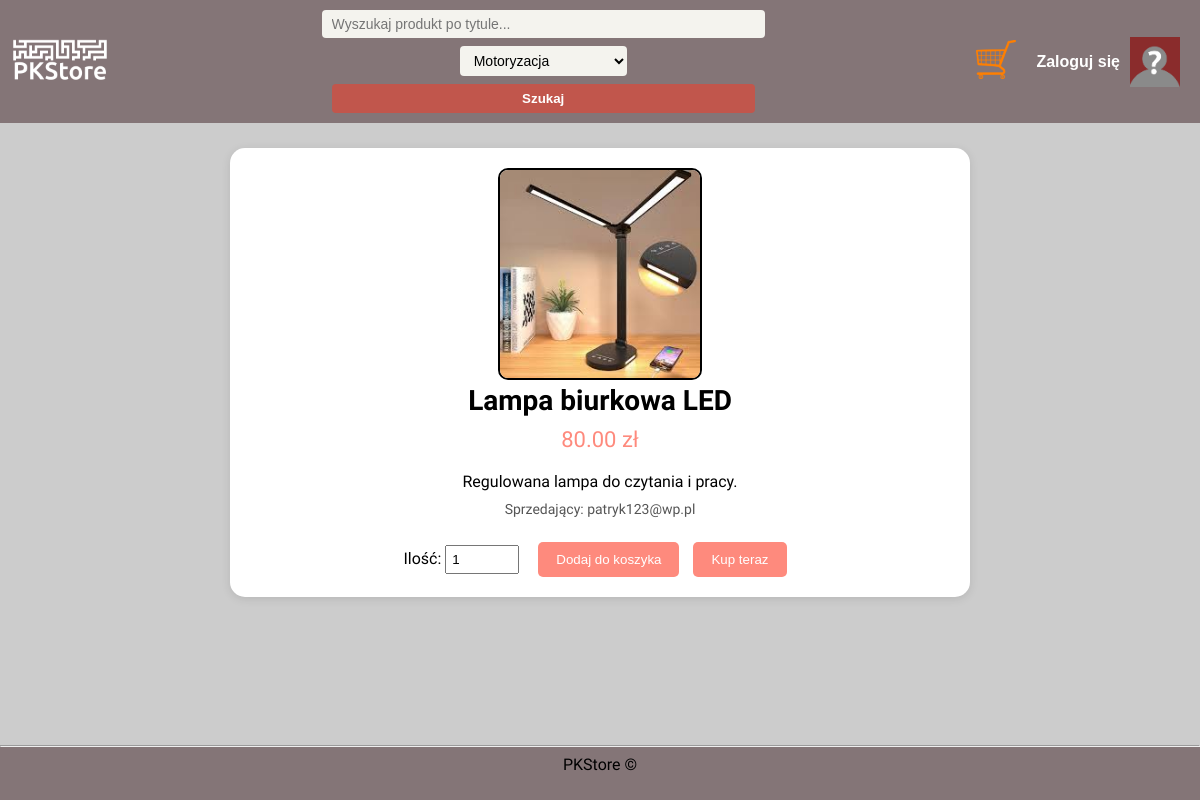
The page /produkt.php?id=43 on the database its author committed.
### tables this page shows
CREATE TABLE `produkty` (
  `id` int NOT NULL,
  `nazwa` varchar(255) NOT NULL,
  `opis` text,
  `cena` decimal(10,2) NOT NULL,
  `zdjecie` varchar(255) DEFAULT NULL,
  `id_kategoria` int DEFAULT NULL,
  `tagi` varchar(255) DEFAULT NULL,
  `id_sprzedajacego` int DEFAULT NULL,
  `data_dodania` datetime DEFAULT CURRENT_TIMESTAMP,
  `data_wygasniecia` datetime DEFAULT NULL
);

CREATE TABLE `uzytkownicy` (
  `id` int NOT NULL,
  `email` varchar(255) NOT NULL,
  `haslo` varchar(255) NOT NULL,
  `imie` varchar(100) DEFAULT NULL,
  `nazwisko` varchar(100) DEFAULT NULL,
  `rola` enum('uzytkownik','admin') DEFAULT 'uzytkownik',
  `data_rejestracji` datetime DEFAULT CURRENT_TIMESTAMP
);

### produkt.php (the view, shortened to what this page needs)
<?php
$conn = new mysqli("localhost", "root", "newpassword", "pkstore");
$productId = intval($_GET['id']);
$stmt = $conn->prepare("
    SELECT p.*, u.email AS sprzedajacy_email, p.id_sprzedajacego
    FROM produkty p
    LEFT JOIN uzytkownicy u ON p.id_sprzedajacego = u.id
    WHERE p.id = ?
");
$stmt->bind_param("i", $productId);
$stmt->execute();
$result76 = $stmt->get_result();
$row76 = $result76->fetch_assoc();
$image76 = !empty($row76['zdjecie']) ? htmlspecialchars($row76['zdjecie']) : 'unknown.jpg';
?>
<!DOCTYPE html>
<html lang="pl">
<head>
    <link rel="stylesheet" href="styles.css">
</head>
<body>
<div id="topMenu">
        <a href="index.php"><img src="images/logo.png" width='100'></a>
        <form method="GET" action="wyszukaj.php">
    <input type="text" name="title" placeholder="Wyszukaj produkt po tytule...">
        <select name="category">
            <?php
            $conn = new mysqli("localhost", "root", "newpassword", "pkstore");
            $conn->set_charset("utf8");
            $result = $conn->query("SELECT nazwa FROM kategorie");
            if ($result->num_rows > 0) {
                while ($row = $result->fetch_assoc()) {
                    echo "<option value='" . htmlspecialchars($row['nazwa']) . "'>" . htmlspecialchars($row['nazwa']) . "</option>";
                }
            } else {
                echo "<option>Brak kategorii</option>";
            }
            ?>
        </select>
        <input type="submit" value="Szukaj">
        </form>
  <?php
$userId = $_SESSION['user_id'] ?? null;
$isSeller = ($userId !== null && $userId == $row76['id_sprzedajacego']);
echo '<a href="koszyk.php" style="position: relative; display: inline-block;">';
echo '<img src="images/shopping_cart.png" width="40" alt="Koszyk">';
echo '</a>';
if (isset($_SESSION['user_imie'])) {
    $imie = htmlspecialchars($_SESSION['user_imie']);
    echo "<a href='uzytkownik.php'><div id='userPanel'>Witaj, $imie! <img src='images/uzytkownik.jpg' width='50' alt='znany użytkownik'></div></a>";
} else {
    echo '<a id="userPanel" href="login.php">
            Zaloguj się <img src="images/nieznany_uzytkownik.jpg" width="50" alt="Nieznany użytkownik">
          </a>';
}
?>
    </div>
    <div id="productPanelWrapper">
<div id="productPanel">
    <img src="images/produkty/<?= $image76 ?>" width='200' alt="Zdjęcie produktu">
    <div id="productTitle"><?= htmlspecialchars($row76['nazwa']) ?></div>
    <div id="productPrice"><?= htmlspecialchars($row76['cena']) ?> zł</div>
    <div id="productDescription">
        <?= !empty($row76['opis']) ? nl2br(htmlspecialchars($row76['opis'])) : "Brak opisu produktu." ?>
    </div>
    <div id="sellerInfo">
        Sprzedający:
        <?= htmlspecialchars($row76['sprzedajacy_email']) ?>
    </div>
<form id="buyForm" method="post" action="dodaj_do_koszyka.php">
    <?php if (!$isSeller): ?>
    Ilość:
    <input type="number" name="quantity" value="1" min="1">
        <input type="submit" name="action" value="Dodaj do koszyka">
        <input type="submit" name="action" value="Kup teraz">
    <?php else: ?>
        <p><em>Jesteś sprzedającym tego produktu.</em></p>
    <?php endif; ?>
</form>
</div>
</div>
<br><hr>
PKStore &copy;
</body>
</html>

### styles.css (style rules this page uses)
body { margin: 0; padding: 0; font-family: 'Sen', sans-serif; min-height: calc(100vh - 70px); flex-direction: column; text-align: center; background-repeat: repeat-y; background-size: cover; background-position: top center; background-attachment: scroll; background: #847577; }
#topMenu { position: fixed; display: flex; align-items: center; z-index: 999; width: 100%; justify-content: space-between; background-color: #847577; color: white; font-family: Arial, sans-serif; padding-bottom: 10px; padding-top: 10px; }
#topMenu a { color: white; text-decoration: none; font-weight: bold; margin: 0 10px; }
#topMenu form { display: flex; gap: 10px; flex: 1; justify-content: center; align-items: center; }
#topMenu input[type="text"] { width: 500px; }
#topMenu input[type="text"], #topMenu select { padding: 6px 10px; border: none; border-radius: 4px; font-size: 14px; border: none; background-color: #f4f3ee; }
#topMenu input[type="submit"] { background-color: #c1564c; color: white; border: none; padding: 7px 14px; border-radius: 4px; cursor: pointer; font-weight: bold; transition: background-color 0.3s; }
#userPanel { display: flex; justify-content: center; align-items: center; font-weight: bold; }
#userPanel img { margin-left: 10px; margin-right: 10px; }
#productPanel { width: 700px; background: white; padding: 20px; border-radius: 15px; box-shadow: 0 2px 10px rgba(0,0,0,0.1); float: left; }
#productPanel img { max-width: 100%; border-radius: 10px; border: 2px solid black; }
#productTitle { font-size: 28px; font-weight: bold; margin-bottom: 10px; }
#productPrice { font-size: 22px; color: #fe8a7d; margin: 10px 0; }
#productDescription { margin-top: 20px; }
#sellerInfo { margin-top: 10px; font-size: 14px; color: #555; }
#buyForm { margin-top: 25px; }
#buyForm input[type='number'] { width: 60px; padding: 5px; margin-right: 15px; }
#buyForm input[type='submit'] { padding: 10px 18px; margin-right: 10px; background: #fe8a7d; border: none; color: white; border-radius: 5px; cursor: pointer; }
#productPanelWrapper { display: flex; justify-content: center; align-items: center; min-height: calc(100vh - 55px); background: #cccccc; width: 100%; height: 100%; float: left; }
@media (max-width: 1700px) { #topMenu form { flex-direction: column; gap: 8px; } }
@media (max-width: 1700px) { #topMenu input[type="submit"], #topMenu input[type="text"] { width: 50%; } }

### rows shown on the page
produkty: zdjecie (picture), nazwa "Lampa biurkowa LED", cena "80.00", opis "Regulowana lampa do czytania i pracy.", id_sprzedajacego.email "patryk123@wp.pl"

### other values the page prints
form field category "Motoryzacja"
